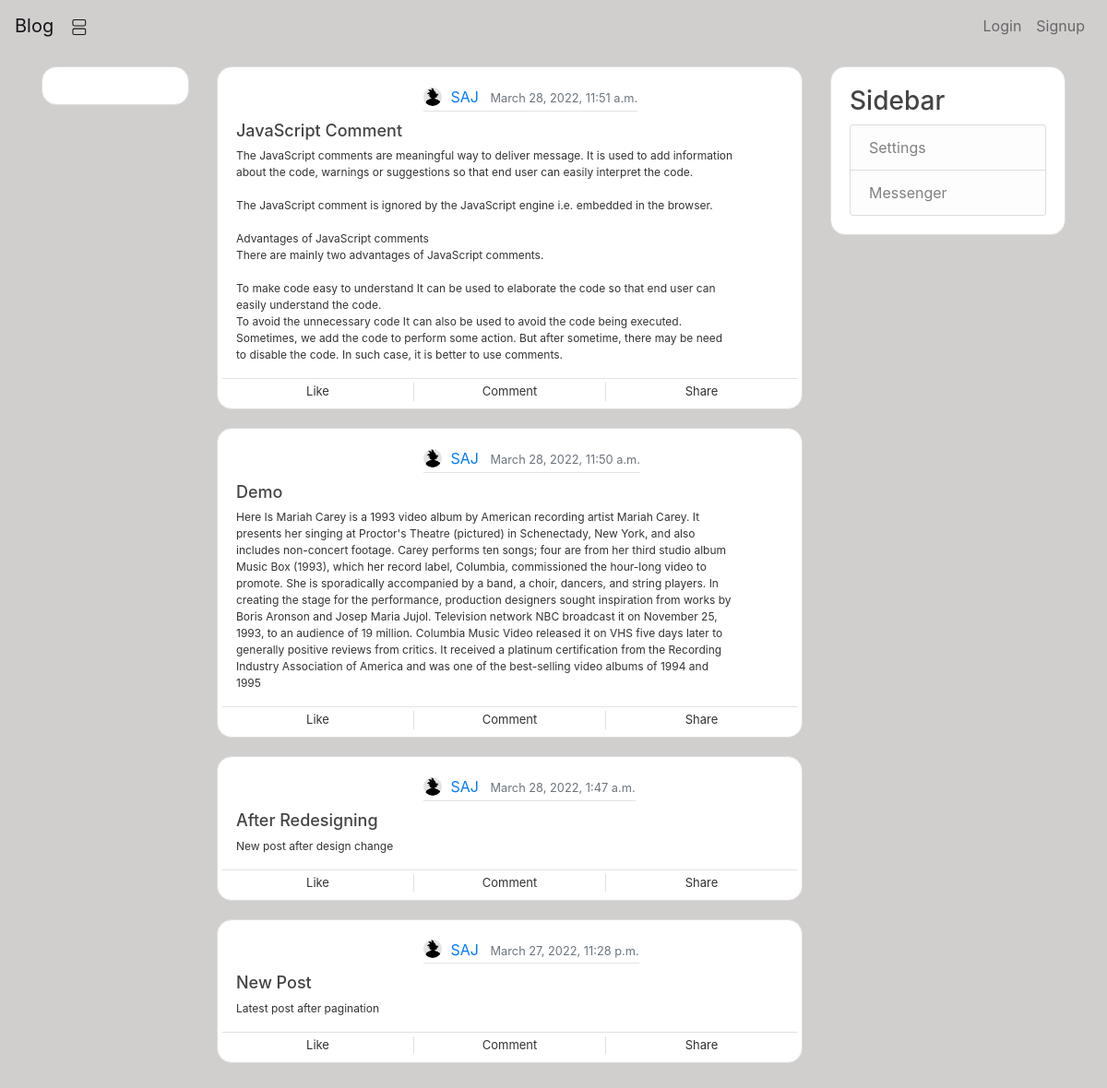
The page / on the database its author committed.
### blog/models.py (models this page shows, shortened)
class Post(models.Model):
    title = models.CharField(max_length=100)
    content = models.TextField()
    date_posted = models.DateTimeField(default=timezone.now)
    author = models.ForeignKey(User, on_delete=models.CASCADE)

### user/models.py (models this page shows, shortened)
class Profile(models.Model):
    user = models.OneToOneField(User, on_delete=models.CASCADE)
    dp = models.ImageField(default='default.jpg', upload_to='profile_pic')

### blog/views.py (the view)
# urls.py: path('', PostListView.as_view(), name='home'),
class PostListView(ListView):
    model = Post
    template_name = 'blog/home.html'
    context_object_name = 'posts'
    ordering = ['-date_posted']
    paginate_by = 4

### templates/blog/home.html (shortened to what this page needs)
{% extends "base.html" %}
{% block content %}
    {% for post in posts %}
    <div class="content-section media" style="border-radius: 1rem;">
        <div class="media-body row overflow-auto">
            <div class="article-metadata">
                <img class="rounded-circle article-img mb-1" src="{{ post.author.profile.dp.url }}"/>
                <a class="mr-2" href="{% url 'user_posts' post.author %}">{{ post.author }}</a>
                <small class="text-muted">{{ post.date_posted }}</small>
            </div>
            <div class="col-11">
                <div class="justify-content-center" onclick="location.href='{% url 'post_detail' post.id %}'">
                    <h6><a class="article-title">{{ post.title }}</a></h6>
                    <p class="article-content">{{ post.content }}</p>
                </div>
            </div>
            <div class="col border-top btm-sec py-1">
                <div class="row text-center">
                    <div class="col border-right">
                        Like
                    </div>
                    <div class="col border-right">
                        Comment
                    </div>
                    <div class="col">
                        Share
                    </div>
                </div>
            </div>
        </div>
    </div>
    {% endfor %}
{% endblock content %}

### templates/base.html (shortened to what this page needs)
<!DOCTYPE html>
{% load static %}
<html lang="en">
<head>
    <link rel="stylesheet" href="https://maxcdn.bootstrapcdn.com/bootstrap/4.0.0/css/bootstrap.min.css"
>
    <link rel="stylesheet" type="text/css" href="{% static 'blog/main.css' %}">
</head>
<body>
<nav class="navbar navbar-expand-lg navbar-light text-white" >
    <a href="{% url 'home' %}" class="navbar-brand">Blog</a>
    <div class="collapse navbar-collapse" id="navbarNav">
        {% if user.is_authenticated %}
        {% if user.is_admin %}
        <ul class="navbar-nav">
            <li class="nav-item">
                <a class="nav-link" href="{% url 'post_create' %}">Manage</a>
            </li>
        </ul>
        {% endif %}
        <ul class="navbar-nav">
            <li class="nav-item">
                <a class="nav-link" href="{% url 'post_create' %}">New Post</a>
            </li>
        </ul>
        <ul class="navbar-nav ml-auto">
            <li class="nav-item">
                <img class="rounded-circle mt-2" src="{{ user.profile.dp.url }}" height="25" width="25"/>
            </li>
            <li class="nav-item dropdown">
                <a class="nav-link dropdown-toggle"
                   href="#" id="navbarDropdownMenuLink"
                   data-toggle="dropdown"
                   aria-haspopup="true"
                   aria-expanded="false"
                   role="button"
                >
                    {{ user.first_name }} ({{ user.username }})
                </a>
                <div class="dropdown-menu dropdown-menu-right" aria-labelledby="navbarDropdownMenuLink">
                    <a class="dropdown-item" href="{% url 'profile' %}">Show Profile</a>
                    <a class="dropdown-item" href="{% url 'edit_profile' %}">Edit Profile</a>
                    <div class="dropdown-divider"></div>
                    <strong><a class="dropdown-item" href="{% url 'logout' %}">Logout</a></strong>
                </div>
            </li>
        </ul>
        {% else %}
        <ul class="navbar-nav ml-auto">
            <li class="nav-item">
                <a class="nav-link" href="{% url 'login' %}">Login</a>
            </li>
            <li class="nav-item">
                <a class="nav-link" href="{% url 'signup' %}">Signup</a>
            </li>
        </ul>
        {% endif %}
    </div>
</nav>
<div class="container py-3">
    <div class="row">
        <div class="col-sm-2">
            <div class="content-section" style="border-radius: 1rem;"></div>
        </div>
        <div class="col">
            {% block content %} {% endblock %}
        </div>
        <div class="col-sm-3">
            <div class="content-section" style="border-radius: 1rem;">
                <h3>Sidebar</h3>
                <div class='text-muted'>
                    <ul class="list-group">
                        <li class="list-group-item list-group-item-light">Settings</li>
                        <li class="list-group-item list-group-item-light">Messenger</li>
                    </ul>
                </div>
            </div>
        </div>
    </div>
</div>
</body>
</html>

### static/blog/main.css (style rules this page uses)
body { background: #d1cece; color: #333333; }
h1, h2, h3, h4, h5, h6 { color: #444444; }
ul { margin: 0; }
.content-section { background: #ffffff; padding: 20px 20px; border: 1px solid #dddddd; border-radius: 3px; margin-bottom: 20px; }
.article-title { color: #444444; font-size: 18px; }
.article-content { white-space: pre-line; font-size: 12px; }
.article-img { height: 20px; width: 20px; margin-right: 5px; }
.article-metadata { padding-bottom: 1px; margin-bottom: 10px; margin-left: 35%; border-bottom: 1px solid #e3e3e3 }
.btm-sec { height: 13px; font-size: 13px }

### rows shown on the page
Post: author.profile.dp (placeholder picture), author "SAJ", date_posted "March 28, 2022, 11:51 a.m.", title "JavaScript Comment", content "The JavaScript comments are meaningful way to deliver message. It is used to add information about the code, warnings or suggestions so that end user can easily interpret the code. The JavaScript comment is ignored by the JavaScript engine i.e. embedded in the browser. Advantages of JavaScript comments There are mainly two advantages of JavaScript comments. To make code easy to understand It can be used to elaborate the code so that end user can easily understand the code. To avoid the unnecessary code It can also be used to avoid the code being executed. Sometimes, we add the code to perform some action. But after sometime, there may be need to disable the code. In such case, it is better…"
Post: author.profile.dp (placeholder picture), author "SAJ", date_posted "March 28, 2022, 11:50 a.m.", title "Demo", content "Here Is Mariah Carey is a 1993 video album by American recording artist Mariah Carey. It presents her singing at Proctor's Theatre (pictured) in Schenectady, New York, and also includes non-concert footage. Carey performs ten songs; four are from her third studio album Music Box (1993), which her record label, Columbia, commissioned the hour-long video to promote. She is sporadically accompanied by a band, a choir, dancers, and string players. In creating the stage for the performance, production designers sought inspiration from works by Boris Aronson and Josep Maria Jujol. Television network NBC broadcast it on November 25, 1993, to an audience of 19 million. Columbia Music Video released…"
Post: author.profile.dp (placeholder picture), author "SAJ", date_posted "March 28, 2022, 1:47 a.m.", title "After Redesigning", content "New post after design change"
Post: author.profile.dp (placeholder picture), author "SAJ", date_posted "March 27, 2022, 11:28 p.m.", title "New Post", content "Latest post after pagination"
